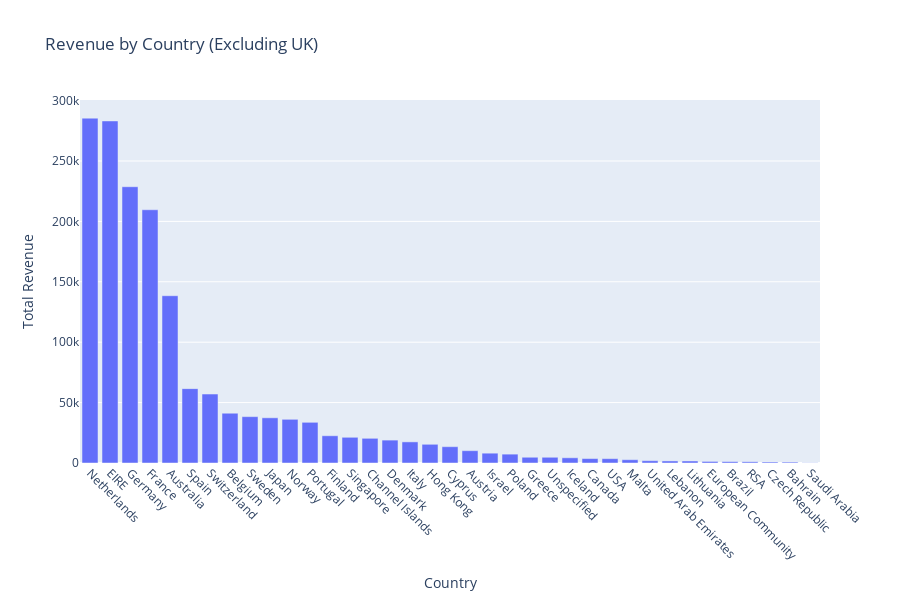

The cell this chart's notebook holds for it:
### Markdown cell above
We can see from our bar plot the UK is our Primary Market, dominating revenues with sales ~£9M. This could mean that the operations are UK-centric. 
This highlights the retailer's dependence on it's domestic market, and suggests that international markets are underdeveloped or under-targetted.
It might be useful in this instance to evaluate international sales by excluding the UK.

### Code cell
# Exclude the UK for better visual balance
non_uk_sales = country_sales[country_sales['Country'] != 'United Kingdom']

fig = px.bar(non_uk_sales.sort_values(by='TotalPrice', ascending=False),
             x='Country', y='TotalPrice',
             title='Revenue by Country (Excluding UK)',
             labels={'TotalPrice': 'Total Revenue'},
             height=600)
fig.update_layout(xaxis_tickangle=45)
fig.show()

### Figure 1 — Plotly figure (JSON) as saved in the notebook; plotly's stock layout.template omitted (floating-point values rounded to 4 significant figures)
{"data": [{"hovertemplate": "Country=%{x}<br>Total Revenue=%{y}<extra></extra>", "legendgroup": "", "marker": {"color": "#636efa", "pattern": {"shape": ""}}, "name": "", "orientation": "v", "showlegend": false, "textposition": "auto", "type": "bar", "x": ["Netherlands", "EIRE", "Germany", "France", "Australia", "Spain", "Switzerland", "Belgium", "Sweden", "Japan", "Norway", "Portugal", "Finland", "Singapore", "Channel Islands", "Denmark", "Italy", "Hong Kong", "Cyprus", "Austria", "Israel", "Poland", "Greece", "Unspecified", "Iceland", "Canada", "USA", "Malta", "United Arab Emirates", "Lebanon", "Lithuania", "European Community", "Brazil", "RSA", "Czech Republic", "Bahrain", "Saudi Arabia"], "xaxis": "x", "y": [285400.0, 283100.0, 228700.0, 209600.0, 138500.0, 61560.0, 57070.0, 41200.0, 38370.0, 37420.0, 36170.0, 33680.0, 22550.0, 21280.0, 20440.0, 18960.0, 17480.0, 15480.0, 13500.0, 10200.0, 8129.0, 7335.0, 4761.0, 4741.0, 4310.0, 3666.0, 3580.0, 2726.0, 1902.0, 1694.0, 1661.0, 1300.0, 1144.0, 1002.0, 826.7, 754.1, 145.9], "yaxis": "y"}], "layout": {"barmode": "relative", "height": 600, "legend": {"tracegroupgap": 0}, "title": {"text": "Revenue by Country (Excluding UK)"}, "xaxis": {"anchor": "y", "domain": [0, 1], "tickangle": 45, "title": {"text": "Country"}}, "yaxis": {"anchor": "x", "domain": [0, 1], "title": {"text": "Total Revenue"}}}}
